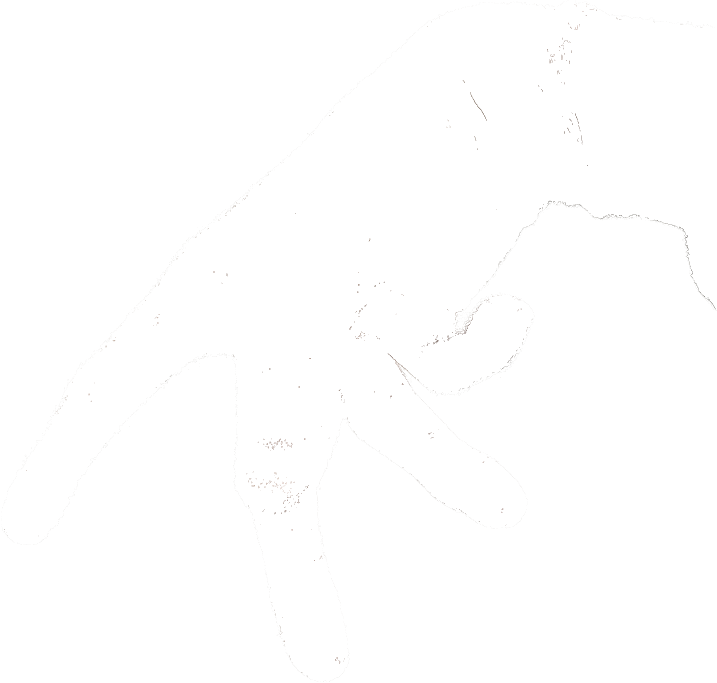
#> input picture Art_Idea_23/CFimg_20.899973526353083.png, 2149 x 2047 px, given in place of IMG_2185.png, which was not available (shown at 1/3 size)
$ python EdgeAnalytics.py
#> lines starting #> are read from the running program, lines starting #| are printed output that depends on the picture; pictures that were not available may be replaced by others from this repository, and a replacement may not be noted
import matplotlib.pyplot as plt
import cv2
import PIL
from PIL import Image, ImageOps
import random


def main(seed, bool):

    # img_one = 'IMG-2054.jpg'
    # img_two = 'IMG_9799.png'
#> called with seed = 81.91, bool = False
    img_three = 'IMG_0876.png'

    # img_list = ['0204', '0876', '4064', '4459', '4811', '7705']
    # img_list=['asdasdasd-removebg-preview.png']
    img_list = ['IMG_2185.png']
    for i in range(len(img_list)):
        # seed = random.random()*random.randrange(0, 100)
        # fname = f'img_{seed}.png'

        fname = f'{img_list[i]}{seed}.png'

        imPOSTERIZE = PIL.ImageOps.posterize(
            Image.open(img_list[i]).convert("RGB"), 1)
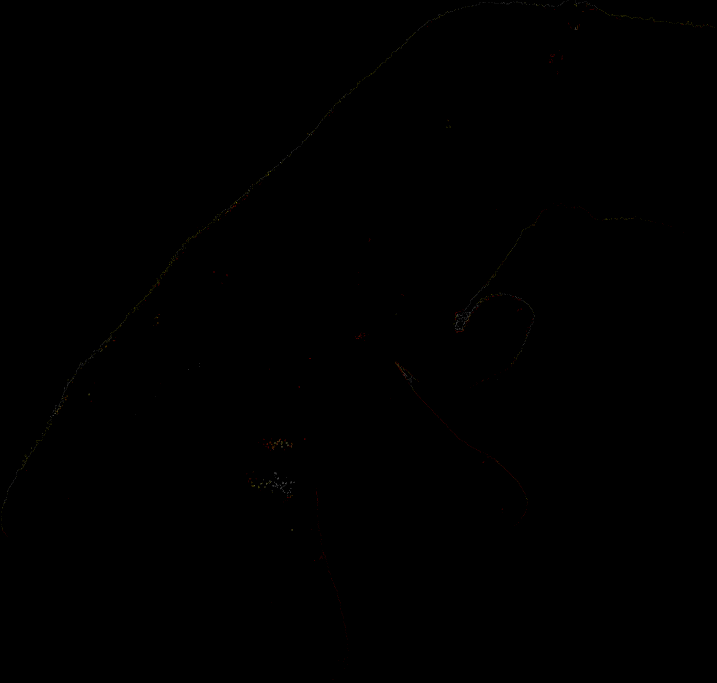
#> imPOSTERIZE: PIL image 2149x2047 RGB (shown at 1/3 size); mean R, G, B 0.1, 0.1, 0

        imPOSTERIZE.show()

        # img_list[i] = f'IMG_{img_list[i]}.png'
        # print(img_list[i])

        img = cv2.imread(img_list[i])

        gray_img = cv2.cvtColor(img, cv2.COLOR_BGR2GRAY)
        edges = cv2.Canny(gray_img, threshold1=115, threshold2=120)
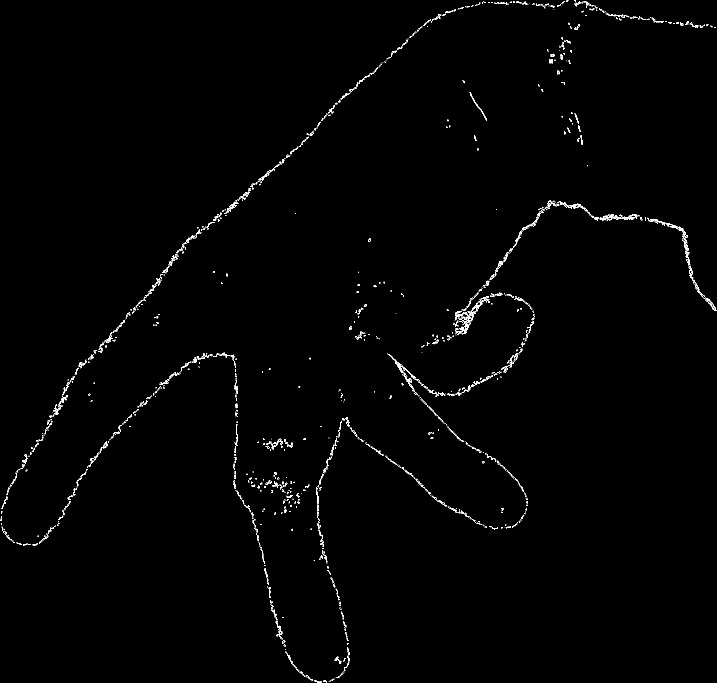
#> edges: shape (2047, 2149) (shown at 1/3 size); 0.55% white in thin lines or dots

        # plt.imshow(edges)
        # plt.show()

        # only save if I allow it to save
        # if bool:
        cv2.imwrite(fname, edges)

        # print(edges)
        savetopng_blackclear(fname=fname)
        # MUST CALL vv AFTER ^^
        savetopng_edges_colorized(fname=fname, og_filename=img_list[i])


def savetopng_blackclear(fname):
#> called with fname = 'IMG_2185.png81.90891959792967.png'
    new = []
    img = PIL.Image.open(fname)
    img = img.convert("RGBA")
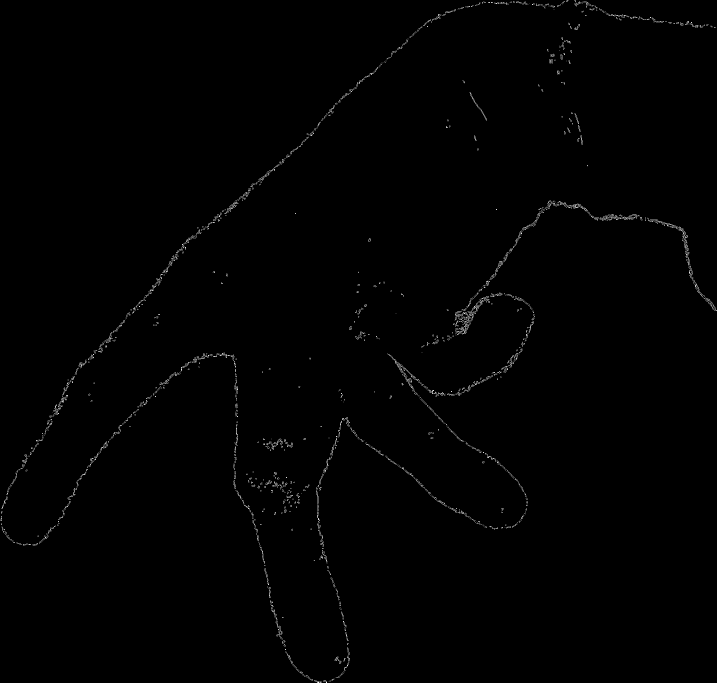
#> img: PIL image 2149x2047 RGBA (shown at 1/3 size); mean R, G, B, A 1.4, 1.4, 1.4, 255
    data = img.getdata()

    for pixel in data:
        if pixel[0] == 0 and pixel[1] == 0 and pixel[2] == 0:
            # 0,0,0 is the black color -- opacity varies from 0 (clear) to 255 (opaque)
            new.append((0, 0, 0, 0))
        else:
            new.append(pixel)  # append regular white pixel components
#> after the loop, new = 4399003 items

    img.putdata(new)
    img.save(f'T{fname}', 'PNG')
    print(f'successfully created: {fname} TRANSPARENT')
    # [6 lines of commented-out code are left out]


def savetopng_edges_colorized(fname, og_filename):
#> called with fname = 'IMG_2185.png81.90891959792967.png', og_filename = 'IMG_2185.png'
    Timg = PIL.Image.open(f'T{fname}')
    Timg = Timg.convert("RGBA")
    Tdata = Timg.getdata()

    Rimg = PIL.Image.open(og_filename)
#> Rimg is the input picture: PIL image 2149x2047 RGBA; mean R, G, B, A 0.3, 0.3, 0.2, 0.3
    Rimg = Rimg.convert("RGBA")
    Rdata = Rimg.getdata()

    new_img_data = []
    for i in range(len(Tdata)):
        Tpixel = Tdata[i]
        Rpixel = Rdata[i]
        if Tpixel[0] == 0 and Tpixel[1] == 0 and Tpixel[2] == 0:
            new_img_data.append(Tpixel)
        else:
            new_img_data.append(Rpixel)
#> after the loop, new_img_data = 4399003 items
    # CF == color formatted
    w, h = Rimg.size
#> w = 2149; h = 2047

    CFimg = PIL.Image.new(mode="RGB", size=(w, h))
#> CFimg: PIL image 2149x2047 RGB; every value is 0
    CFimg = PIL.Image.open(f'T{fname}')
    CFimg.putdata(new_img_data)
#> CFimg: PIL image 2149x2047 RGBA
    CFimg.save(f'CF{fname}', 'PNG')
    print(f'successfully created: CF{fname} (Color-Formatted)')


if __name__ == "__main__":
    v = random.random()*random.randrange(0, 100)
    random.seed(v, False)
    print('starting...')
    main(v, False)
    print('executed...')

$ run again, on Art_Idea_23/CFimg_62.75137639944299.png
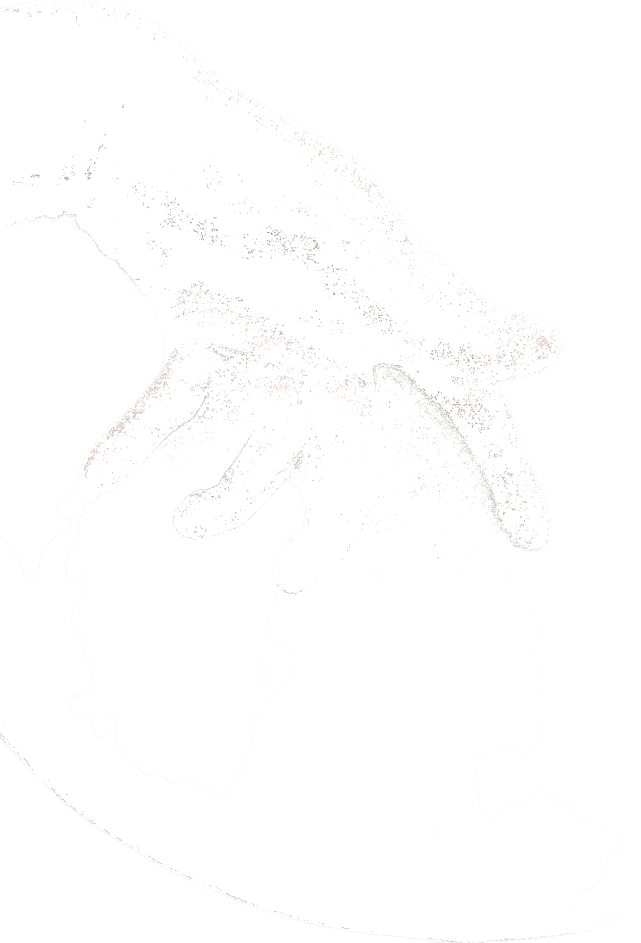
#> input picture Art_Idea_23/CFimg_62.75137639944299.png, 2563 x 3772 px, given in place of IMG_2185.png, which was not available (shown at 1/4 size)
#> in main, `edges = cv2.Canny(gray_img, threshold1=115, threshold2=120)`:
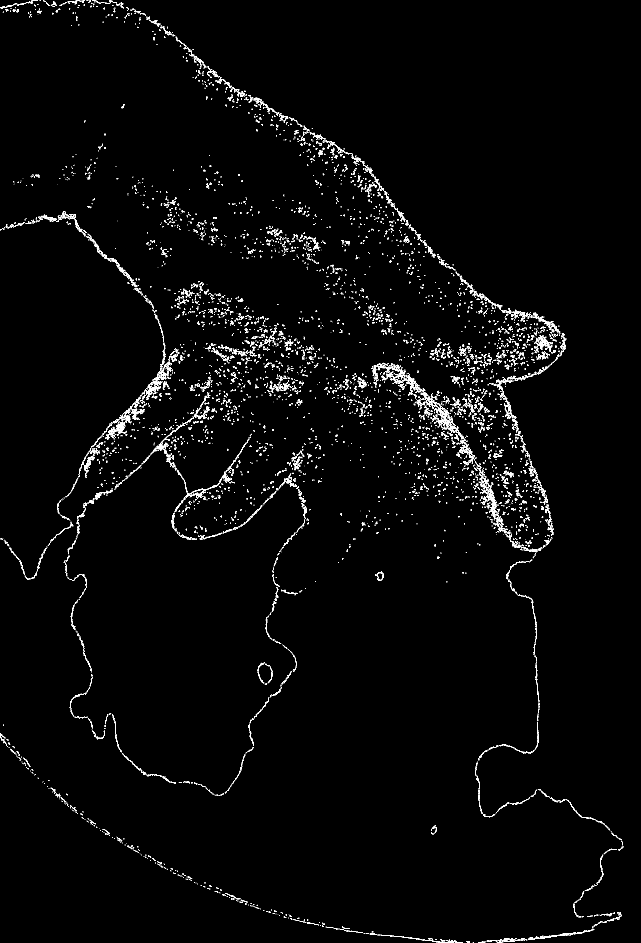
#> edges: shape (3772, 2563) (shown at 1/4 size); 1.1% white in thin lines or dots
#> in savetopng_blackclear, `img = img.convert("RGBA")`:
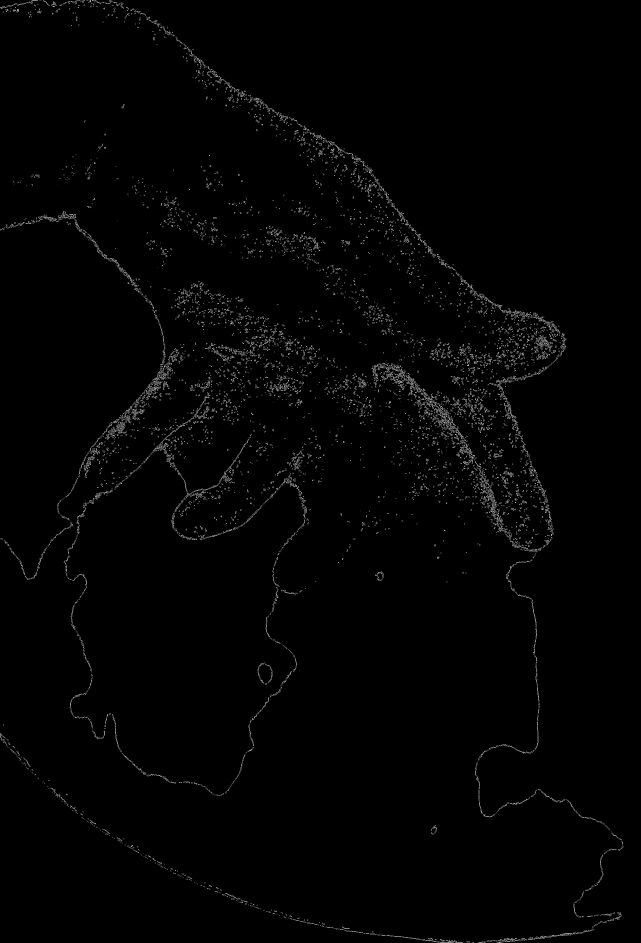
#> img: PIL image 2563x3772 RGBA (shown at 1/4 size); mean R, G, B, A 2.9, 2.9, 2.9, 255
#> after the loop in savetopng_blackclear, `for pixel in data:`: new = 9667636 items
#> in savetopng_edges_colorized, Rimg is the input picture: PIL image 2563x3772 RGBA; mean R, G, B, A 0.9, 0.7, 0.7, 1.2

$ run again, on Art_Idea_23/IMG_0204.png
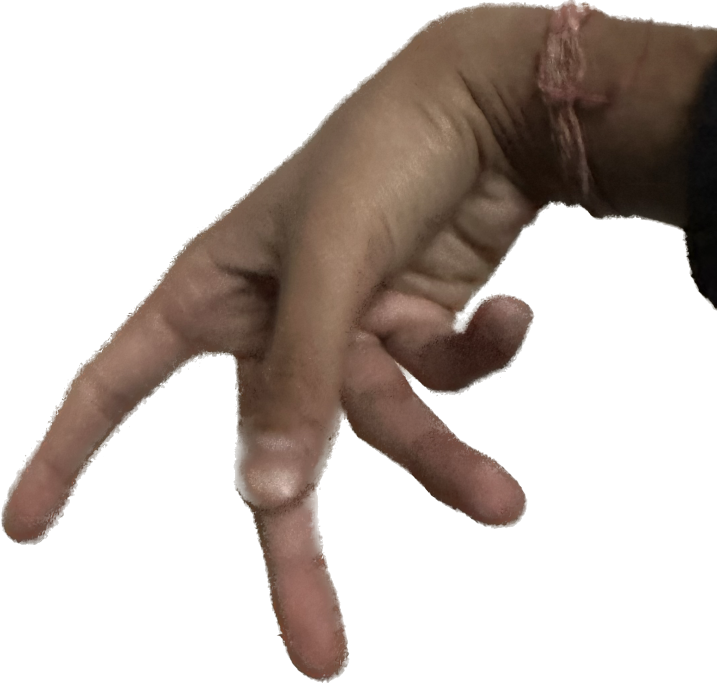
#> input picture Art_Idea_23/IMG_0204.png, 2149 x 2047 px, given in place of IMG_2185.png, which was not available (shown at 1/3 size)
#> in main, `edges = cv2.Canny(gray_img, threshold1=115, threshold2=120)`:
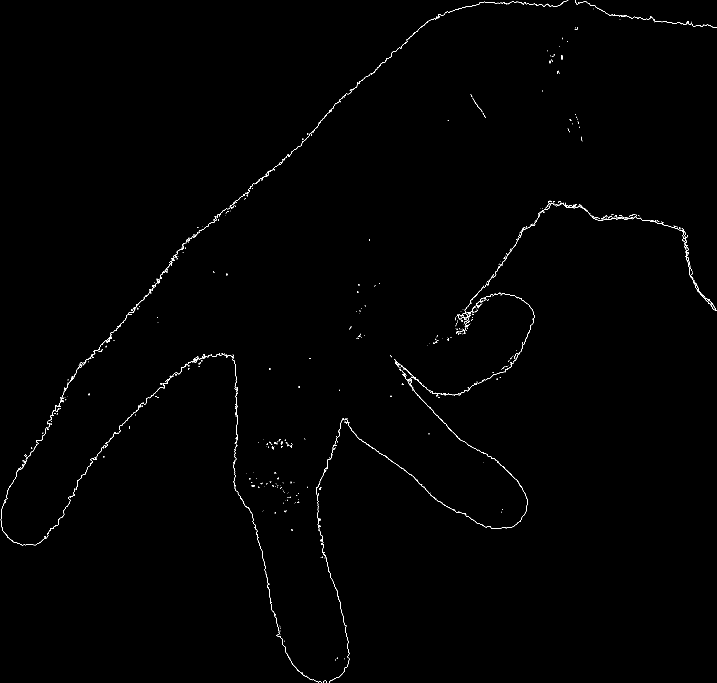
#> edges: shape (2047, 2149) (shown at 1/3 size); 0.35% white in thin lines or dots
#> in savetopng_blackclear, `img = img.convert("RGBA")`:
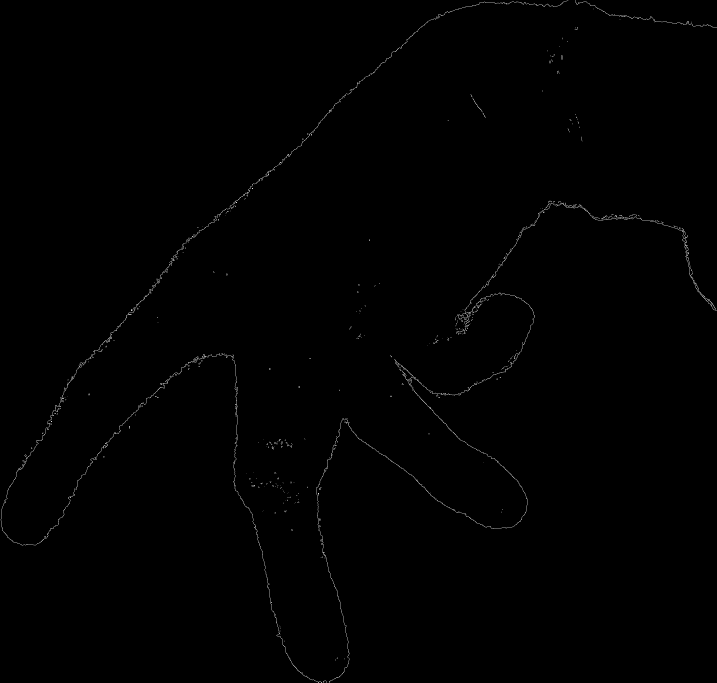
#> img: PIL image 2149x2047 RGBA (shown at 1/3 size); mean R, G, B, A 0.9, 0.9, 0.9, 255
#> after the loop in savetopng_blackclear, `for pixel in data:`: new = 4399003 items
#> in savetopng_edges_colorized, Rimg is the input picture: PIL image 2149x2047 RGBA; mean R, G, B, A 40.9, 31.4, 25.9, 95.5
